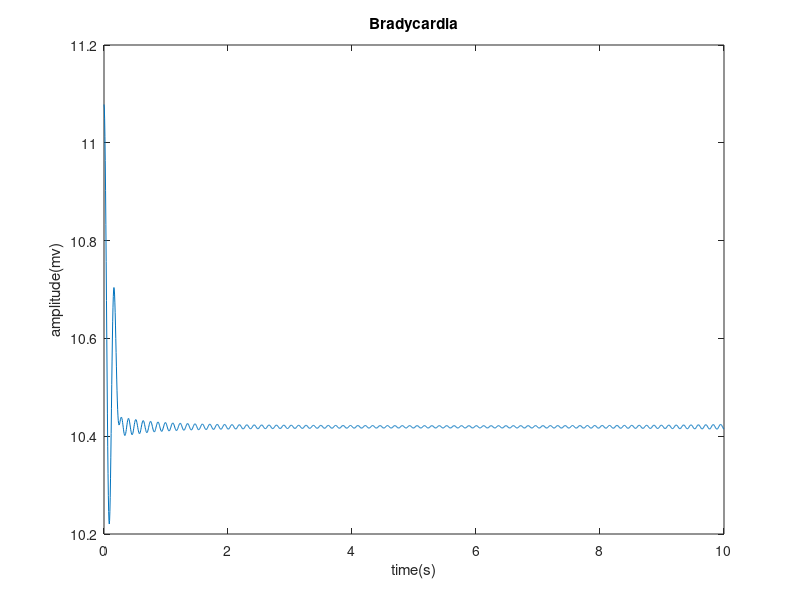

Recreate this plot in MATLAB.
clc;
clear all;
close all;
x=0:0.01:20;
pwa=0.25;pwd=0.09;pwt=0.16;
        qwa=0.08;qwd=0.077;qwt=0.166;
        qrsa=1.6;qrsd=0.11;
        swa=0.25;swd=0.066;swt=0.09;
        twa=0.35;twd=0.142;twt=0.2;
        uwa=0.035;uwd=0.0476;uwt=0.433;
d=input('Enter the heart rate: ');
  r=60/d;  
    l=r;

%pwave
a1=pwa;
x1=x+pwt+0.25;
b1=(2*l)/pwd;
n=100;
p1=1/l;
p2=0;
for i = 1:n
    y1=(((sin((pi/(2*b1))*(b1-(2*i))))/(b1-(2*i))+(sin((pi/(2*b1))*(b1+(2*i))))/(b1+(2*i)))*(2/pi))*cos((i*pi*x1)/l);            
    p2=p2+y1;
end
pwav1=p1+p2;
pwav=(a1*pwav1);
%q wave
x2=x+qwt-0.095;
a2=qwa;
b2=(2*l)/qwd;
n=100;
q1=(a2/(2*b2))*(2-b2);
q2=0;
for i = 1:n
    y2=(((2*b2*a2)/(i*i*pi*pi))*(1-cos((i*pi)/b2)))*cos((i*pi*x2)/l);
    q2=q2+y2;
end
qwav=-1*(q1+q2);
%qrs wave
a3=qrsa;
b3=(2*l)/qrsd;
n=100;
qrs1=(a3/(2*b3))*(2-b3);
qrs2=0;
for i = 1:n
    y3=(((2*b3*a3)/(i*i*pi*pi))*(1-cos((i*pi)/b3)))*cos((i*pi*x)/l);
    qrs2=qrs2+y3;
end
qrswav=qrs1+qrs2;
%swave
x4=x-swt;
a4=swa;
b4=(2*l)/swd;
n=100;
s1=(a4/(2*b4))*(2-b4);
s2=0;
for i = 1:n
    y4=(((2*b4*a4)/(i*i*pi*pi))*(1-cos((i*pi)/b4)))*cos((i*pi*x4)/l);
    s2=s2+y4;
end
swav=-1*(s1+s2);
%twave
l=r;
a5=twa;
x5=x-twt-0.15;
b5=(2*l)/twd;
n=100;
t1=1/l;
t2=0;
for i = 1:n
    y5=(((sin((pi/(2*b5))*(b5-(2*i))))/(b5-(2*i))+(sin((pi/(2*b5))*(b5+(2*i))))/(b5+(2*i)))*(2/pi))*cos((i*pi*x5)/l);            
    t2=t2+y5;
end
twav1=t1+t2;
twav=a5*twav1;
%uwave
a6=uwa;
x6=x-uwt-0.095;
b6=(2*l)/uwd;
n=100;
u1=1/l;
u2=0;
for i = 1:n
    y6=(((sin((pi/(2*b6))*(b6-(2*i))))/(b6-(2*i))+(sin((pi/(2*b6))*(b6+(2*i))))/(b6+(2*i)))*(2/pi))*cos((i*pi*x6)/l);            
    u2=u2+y6;
end
uwav1=u1+u2;
uwav=a6*uwav1;
ecgd=(pwav+qwav+qrswav+twav+swav+uwav)-(1-l);
figure;
plot(x/2,ecgd);         
xlabel('time(s)');
ylabel('amplitude(mv)');
 
  if d>85
 title('Tachycardia');
     disp('Tachycardia');
 elseif d<65
 title('Bradycardia');
     disp('Bradycardia');
  else
 title('Normal ecg');
     disp('Normal heart rate');
  end